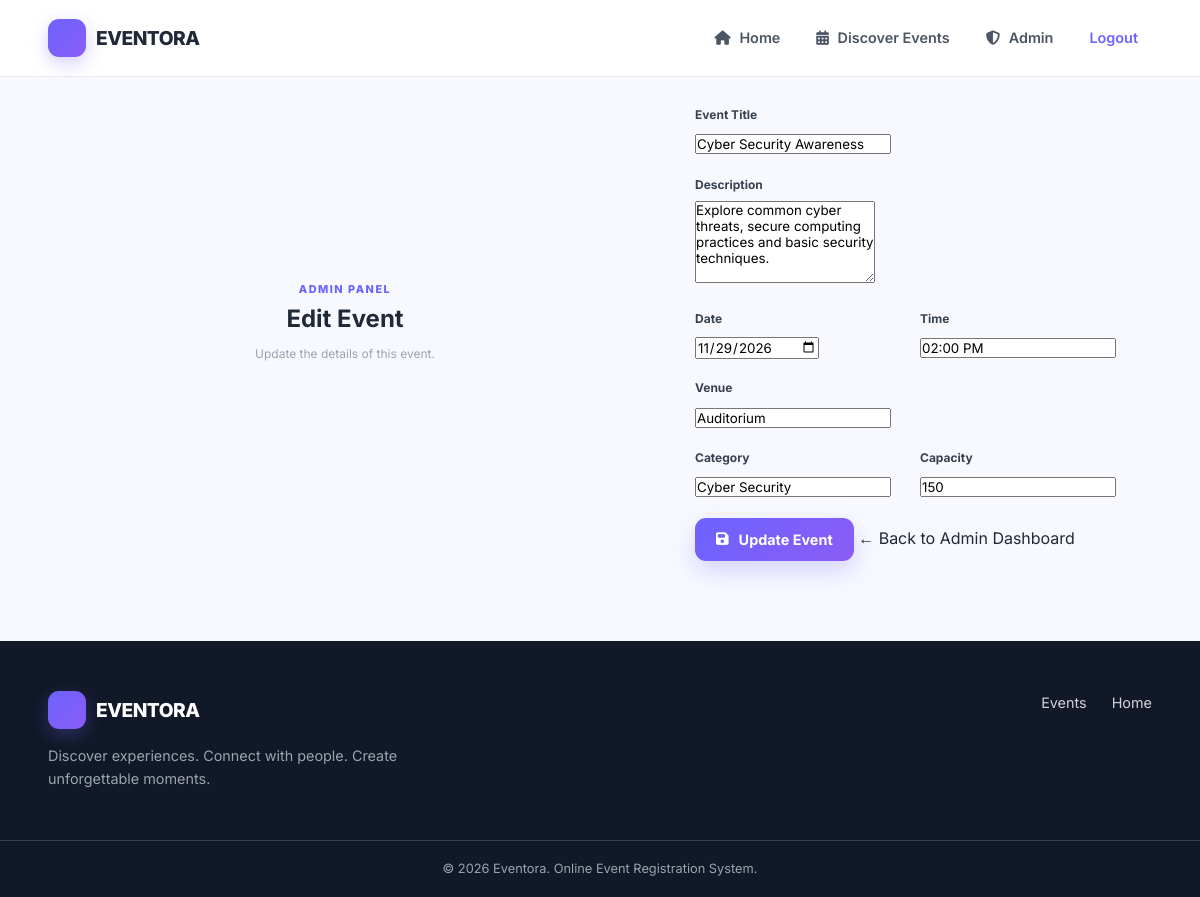
The app's page /admin/edit/3 (signed in) with its own data.
### tables this page shows
CREATE TABLE events (
            id INTEGER PRIMARY KEY AUTOINCREMENT,
            title TEXT NOT NULL,
            description TEXT NOT NULL,
            date TEXT NOT NULL,
            time TEXT NOT NULL,
            venue TEXT NOT NULL,
            category TEXT NOT NULL,
            capacity INTEGER NOT NULL,
            available_seats INTEGER NOT NULL
        );

### app.py (the view, shortened to what this page needs)
@app.route("/admin/edit/<int:event_id>", methods=["GET", "POST"])
@admin_required
def edit_event(event_id):
    conn = get_db_connection()
    event = conn.execute("""
        SELECT *
        FROM events
        WHERE id = ?
    """, (event_id,)).fetchone()
    if not event:
        conn.close()
        flash("Event not found.", "danger")
        return redirect(url_for("admin"))
    conn.close()
    return render_template("edit-event.html", event=event)

### app.py (called while the page is built)
def admin_required(route_function):
    @wraps(route_function)
    def wrapper(*args, **kwargs):
        if "user_id" not in session:
            flash("Please login to continue.", "warning")
            return redirect(url_for("login"))
        if session.get("role") != "admin":
            flash("Admin access required.", "danger")
            return redirect(url_for("dashboard"))
        return route_function(*args, **kwargs)
    return wrapper

### database.py (called while the page is built)
def get_db_connection():
    conn = sqlite3.connect(DATABASE)
    conn.row_factory = sqlite3.Row
    return conn

### templates/edit-event.html
{% extends "base.html" %}
{% block content %}
<section class="auth-section">
    <div class="auth-container">
        <div class="auth-header">
            <span class="section-label">ADMIN PANEL</span>
            <h1>Edit Event</h1>
            <p>Update the details of this event.</p>
        </div>
        <form method="POST" class="auth-form">
            <div class="form-group">
                <label for="title">Event Title</label>
                <input
                    type="text"
                    id="title"
                    name="title"
                    value="{{ event['title'] }}"
                    required
                >
            </div>
            <div class="form-group">
                <label for="description">Description</label>
                <textarea
                    id="description"
                    name="description"
                    rows="5"
                    required
                >{{ event['description'] }}</textarea>
            </div>
            <div class="form-row">
                <div class="form-group">
                    <label for="date">Date</label>
                    <input
                        type="date"
                        id="date"
                        name="date"
                        value="{{ event['date'] }}"
                        required
                    >
                </div>
                <div class="form-group">
                    <label for="time">Time</label>
                    <input
                        type="text"
                        id="time"
                        name="time"
                        value="{{ event['time'] }}"
                        required
                    >
                </div>
            </div>
            <div class="form-group">
                <label for="venue">Venue</label>
                <input
                    type="text"
                    id="venue"
                    name="venue"
                    value="{{ event['venue'] }}"
                    required
                >
            </div>
            <div class="form-row">
                <div class="form-group">
                    <label for="category">Category</label>
                    <input
                        type="text"
                        id="category"
                        name="category"
                        value="{{ event['category'] }}"
                        required
                    >
                </div>
                <div class="form-group">
                    <label for="capacity">Capacity</label>
                    <input
                        type="number"
                        id="capacity"
                        name="capacity"
                        min="1"
                        value="{{ event['capacity'] }}"
                        required
                    >
                </div>
            </div>
            <button type="submit" class="btn btn-primary btn-full">
                <i class="fas fa-save"></i>
                Update Event
            </button>
            <a href="{{ url_for('admin') }}" class="auth-link">
                ← Back to Admin Dashboard
            </a>
        </form>
    </div>
</section>
{% endblock %}

### static/css/style.css (style rules this page uses)
* { margin: 0; padding: 0; box-sizing: border-box; }
:root { --primary: #6c63ff; --primary-dark: #5148e5; --secondary: #8b5cf6; --dark: #111827; --dark-soft: #1f2937; --text: #1f2937; --text-light: #6b7280; --background: #f8f9ff; --white: #ffffff; --border: #e5e7eb; --success: #16a34a; --danger: #dc2626; --warning: #d97706; --shadow: 0 10px 30px rgba(17, 24, 39, 0.08); --radius: 16px; }
html { scroll-behavior: smooth; }
body { font-family: "Inter", sans-serif; background: var(--background); color: var(--text); line-height: 1.6; }
a { text-decoration: none; color: inherit; }
button, input, textarea, select { font-family: inherit; }
button { cursor: pointer; }
.btn { display: inline-flex; align-items: center; justify-content: center; gap: 10px; padding: 13px 21px; border-radius: 11px; font-size: 0.9rem; font-weight: 700; border: none; transition: 0.25s ease; }
.btn-primary { color: white; background: linear-gradient( 135deg, var(--primary), var(--secondary) ); box-shadow: 0 10px 25px rgba(108, 99, 255, 0.25); }
.section-label { color: var(--primary); font-size: 0.68rem; font-weight: 800; letter-spacing: 1.5px; }
.auth-container { width: min(1050px, 92%); margin: auto; display: grid; grid-template-columns: 1fr 430px; align-items: center; gap: 80px; }
.auth-header { text-align: center; }
.auth-header p { margin-top: 5px; color: #9ca3af; font-size: 0.75rem; }
.auth-form { margin-top: 28px; }
.form-group { margin-bottom: 18px; }
.form-group label { display: block; margin-bottom: 7px; color: #374151; font-size: 0.75rem; font-weight: 700; }
.form-row { display: grid; grid-template-columns: 1fr 1fr; gap: 20px; }

### records on screen
events: title "Cyber Security Awareness", description "Explore common cyber threats, secure computing practices and basic security techniques.", date "11/29/2026", time "02:00 PM", venue "Auditorium", category "Cyber Security", capacity "150"
